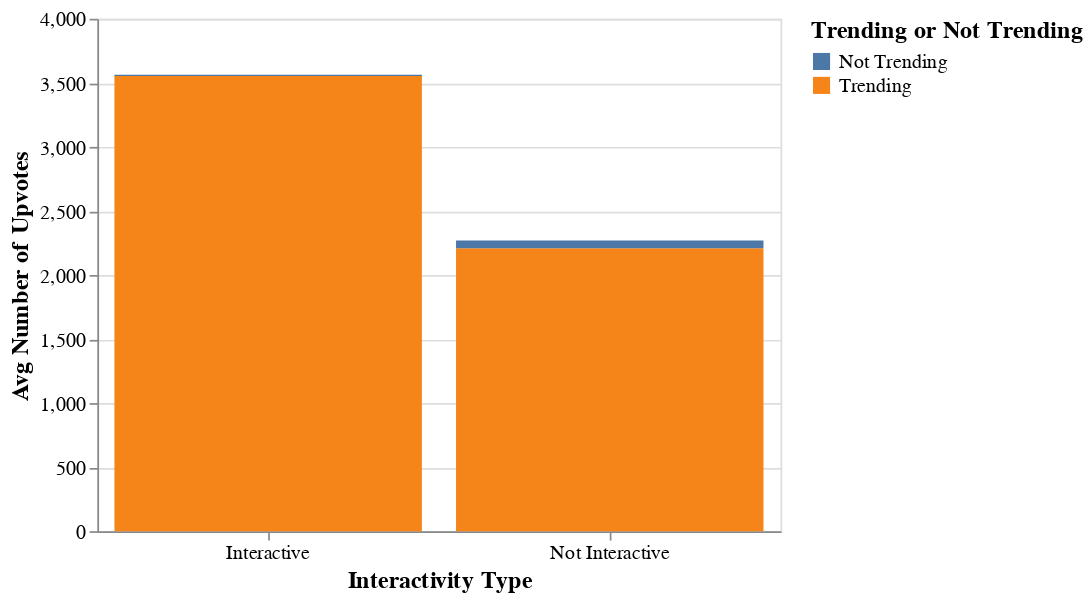

Notebook cell for this chart:
### Code cell
# Mosaic Plots
mosaic2 = alt.Chart(df).mark_bar().\
encode(
    alt.X('is_interactive:N',title='Interactivity Type',axis=alt.Axis(labelAngle=0)),
    alt.Y('mean('+attribute+'):Q',title='Avg Number of '+attribute.title()),
    alt.Color('is_trending:N',title='Trending or Not Trending'),
    ). \
properties(width=400).configure_axis(
    labelFontSize=12,
    titleFontSize=14).configure_legend(titleColor='black', titleFontSize=14,labelFontSize=12)
mosaic2

### Figure 1 — Vega-Lite specification as saved in the notebook (floating-point values rounded to 4 significant figures; data arrays with more than 128 entries replaced by an {"elided": "..."} marker saying what was removed)
{"config": {"view": {"continuousWidth": 400, "continuousHeight": 300}, "axis": {"labelFontSize": 12, "titleFontSize": 14}, "legend": {"labelFontSize": 12, "titleColor": "black", "titleFontSize": 14}}, "data": {"name": "data-ed131449fea86620f965abae645f30f1"}, "mark": "bar", "encoding": {"color": {"field": "is_trending", "title": "Trending or Not Trending", "type": "nominal"}, "x": {"axis": {"labelAngle": 0}, "field": "is_interactive", "title": "Interactivity Type", "type": "nominal"}, "y": {"aggregate": "mean", "field": "upvotes", "title": "Avg Number of Upvotes", "type": "quantitative"}}, "width": 400, "$schema": "https://vega.github.io/schema/vega-lite/v4.17.0.json", "datasets": {"data-ed131449fea86620f965abae645f30f1": {"elided": "173 records"}}}
